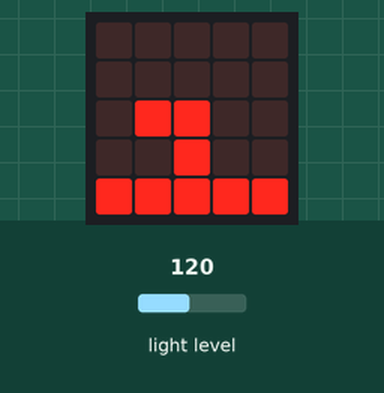
The program below on a simulated BBC micro:bit (MakeCode). Shown: the board's 5×5 LED display. The test bench sets the inputs (shaded band); at power-on: light level 120.

Above: at 1.5 s.
1.6 s: light level set to 191
At 2.2 s:
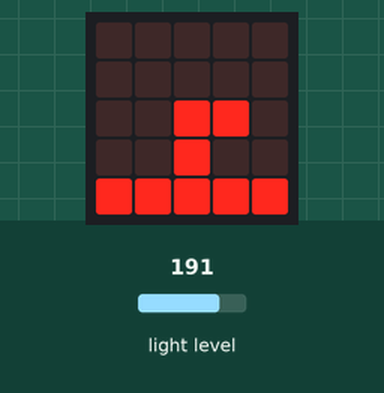
At 5.0 s:
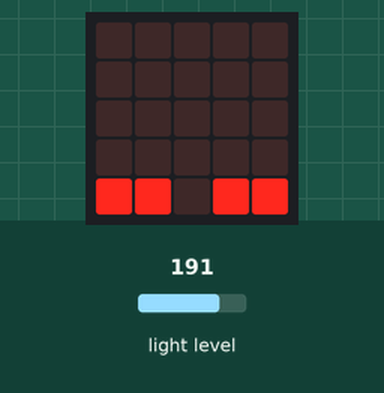
8.0 s: light level set to 5
Timing chart, 0 to 11.0 s (numbered marks = the images above; inputs shaded):
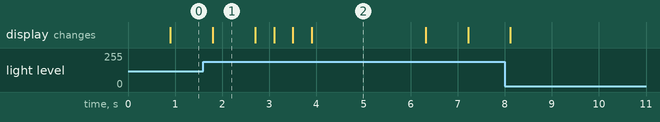

Measured:
- after the input at 1.6 s, the display: first differs from a run without the input after 1.1 s (image 2 shows a later state)
- what the display in image 1 shows lasts 0.9 s, from 1.8 s to 2.7 s
- what the display in image 2 shows lasts 2.4 s, from 3.9 s to 6.3 s

The program:

main.ts
```typescript
basic.forever(function () {
    basic.showLeds(`
        . . . . .
        . . . . .
        . . # # .
        . . # . .
        # # # # #
        `)
    basic.pause(500)
    basic.showLeds(`
        . . . . .
        . . . . .
        . # # . .
        . . # . .
        # # # # #
        `)
    basic.pause(500)
    basic.showLeds(`
        . . . . .
        . . . . .
        . . # # .
        . . # . .
        # # # # #
        `)
    basic.pause(500)
    if (input.lightLevel() > 128) {
        basic.showLeds(`
            . . . . .
            . . . . .
            . . # . .
            . . # . .
            # # # # #
            `)
        basic.showLeds(`
            . . . . .
            . . . . .
            . . . . .
            . . # . .
            # # # # #
            `)
        basic.showLeds(`
            . . . . .
            . . . . .
            . . . . .
            . . . . .
            # # # # #
            `)
        basic.showLeds(`
            . . . . .
            . . . . .
            . . . . .
            . . . . .
            # # . # #
            `)
    }
    basic.pause(2000)
})
```

test.ts
```typescript
// οι δοκιμές πηγαίνουν εδώ, δεν θα γίνει εκτέλεση όταν αυτό το πακέτο χρησιμοποιηθεί ως επέκταση.
```
